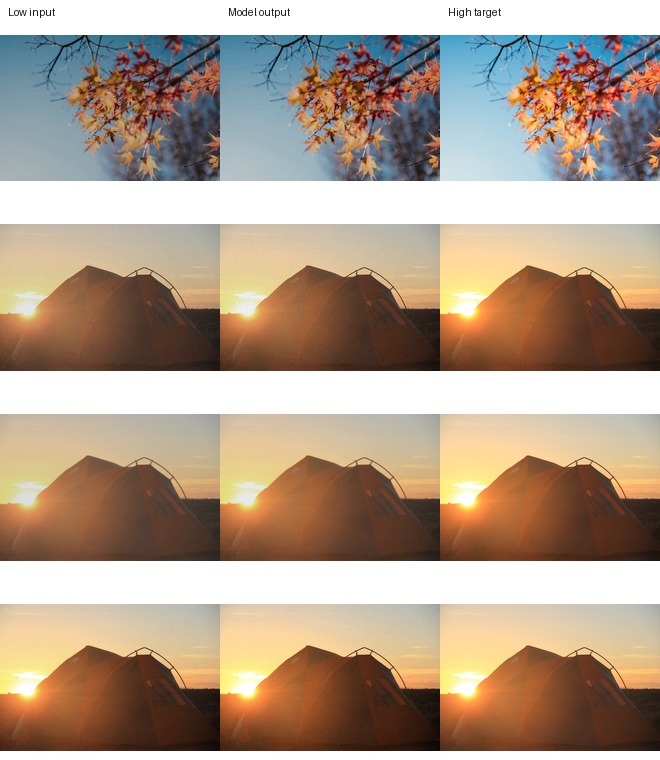
#> input picture ml/validation_preview.jpg, 660 x 760 px; its folder holds only this picture in this run
$ python create_synthetic_pairs.py --source . --out out
#> lines starting #> are read from the running program, lines starting #| are printed output that depends on the picture
import argparse
import random
from pathlib import Path

import numpy as np
from PIL import Image, ImageEnhance, ImageFilter, ImageOps


IMAGE_EXTENSIONS = {'.jpg', '.jpeg', '.png', '.bmp', '.webp'}


def load_image(path, max_side):
#> called with max_side = 768
    image = Image.open(path)
#> image is the input picture: PIL image 660x760 RGB; mean R, G, B 177, 157.4, 139.2
    image = ImageOps.exif_transpose(image).convert('RGB')
    image.thumbnail((max_side, max_side), Image.Resampling.LANCZOS)
    return image


def apply_gamma(image, gamma):
    arr = np.asarray(image, dtype=np.float32) / 255.0
    arr = np.power(np.clip(arr, 0, 1), gamma)
    return Image.fromarray(np.clip(arr * 255, 0, 255).astype(np.uint8), 'RGB')


def degrade_image(image, rng):
    low = image.copy()
    low = ImageEnhance.Brightness(low).enhance(rng.uniform(0.72, 1.06))
    low = ImageEnhance.Contrast(low).enhance(rng.uniform(0.72, 1.04))
    low = ImageEnhance.Color(low).enhance(rng.uniform(0.72, 1.02))
    low = apply_gamma(low, rng.uniform(0.9, 1.16))

    if rng.random() < 0.45:
      low = low.filter(ImageFilter.GaussianBlur(radius=rng.uniform(0.2, 0.8)))

    if rng.random() < 0.5:
        arr = np.asarray(low, dtype=np.float32)
        noise = rng.normalvariate(0, rng.uniform(1.5, 5.0))
        arr += np.random.default_rng(rng.randrange(1_000_000)).normal(0, abs(noise), arr.shape)
        low = Image.fromarray(np.clip(arr, 0, 255).astype(np.uint8), 'RGB')

    return low


def iter_images(source_dir):
    for path in sorted(source_dir.rglob('*')):
        if path.suffix.lower() in IMAGE_EXTENSIONS:
            yield path


def main():
    parser = argparse.ArgumentParser()
    parser.add_argument('--source', type=Path, required=True, help='Folder with high-quality source images')
    parser.add_argument('--out', type=Path, required=True, help='Output dataset folder')
    parser.add_argument('--variants', type=int, default=2, help='Low-quality variants per source image')
    parser.add_argument('--max-side', type=int, default=768, help='Resize long side for generated pairs')
    parser.add_argument('--limit', type=int, default=0, help='Maximum number of source images to use; 0 means all')
    parser.add_argument('--seed', type=int, default=42)
    args = parser.parse_args()

    rng = random.Random(args.seed)
    low_dir = args.out / 'low'
    high_dir = args.out / 'high'
    low_dir.mkdir(parents=True, exist_ok=True)
    high_dir.mkdir(parents=True, exist_ok=True)

    count = 0
    for source_index, image_path in enumerate(iter_images(args.source)):
        if args.limit and source_index >= args.limit:
            break
        high = load_image(image_path, args.max_side)
        stem = image_path.stem.replace(' ', '_')
        for variant in range(args.variants):
            name = f'{stem}_{variant:02d}.jpg'
            low = degrade_image(high, rng)
            high.save(high_dir / name, quality=95)
            low.save(low_dir / name, quality=rng.randint(58, 82))
            count += 1
#> this loop made 2 passes
#> pass 1, in degrade_image, `low = ImageEnhance.Contrast(low).enhance(rng.uniform(0.72, 1.04))`:
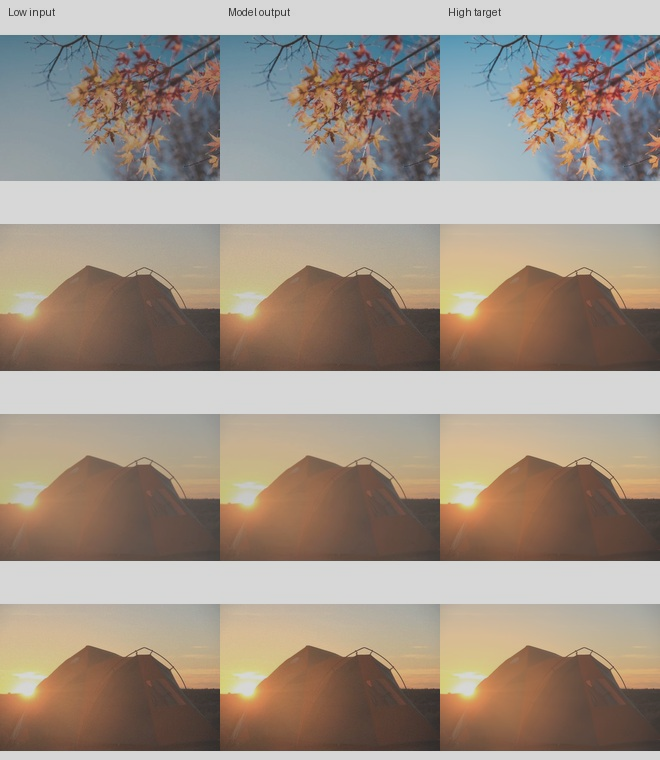
#> low: PIL image 660x760 RGB; mean R, G, B 161.2, 147.8, 135.3
#> after the loop:
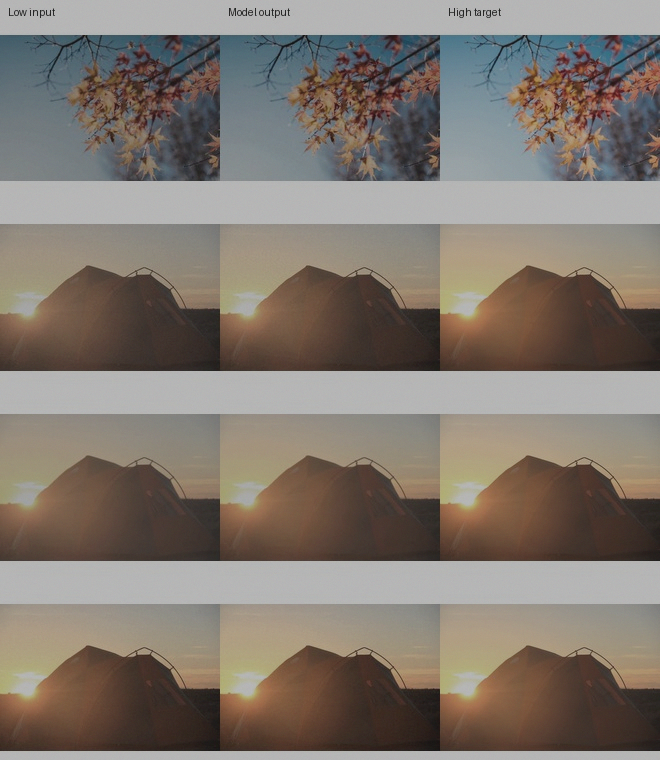
#> low: PIL image 660x760 RGB; mean R, G, B 129.2, 120.1, 111.4
#> after the loop, count = 2

    if count == 0:
        raise SystemExit(f'No images found in {args.source}')

    print(f'Created {count} paired images in {args.out}')
#| Created 2 paired images in out


if __name__ == '__main__':
    main()
